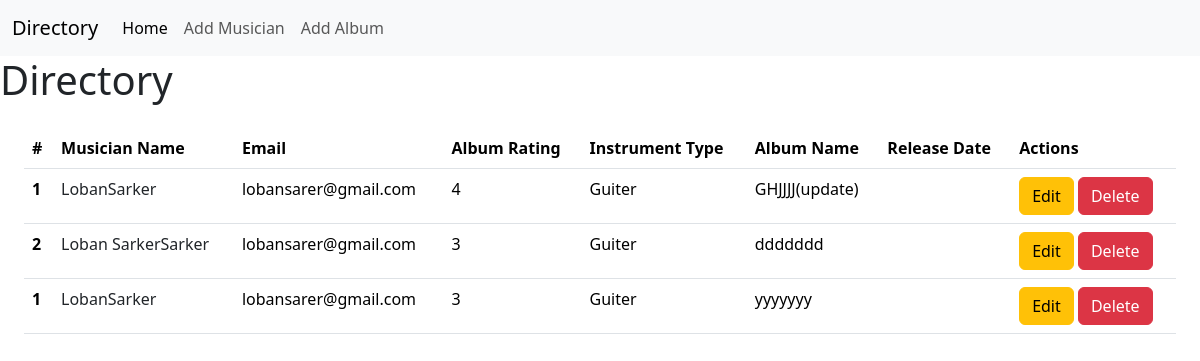
The app's page /, older data.
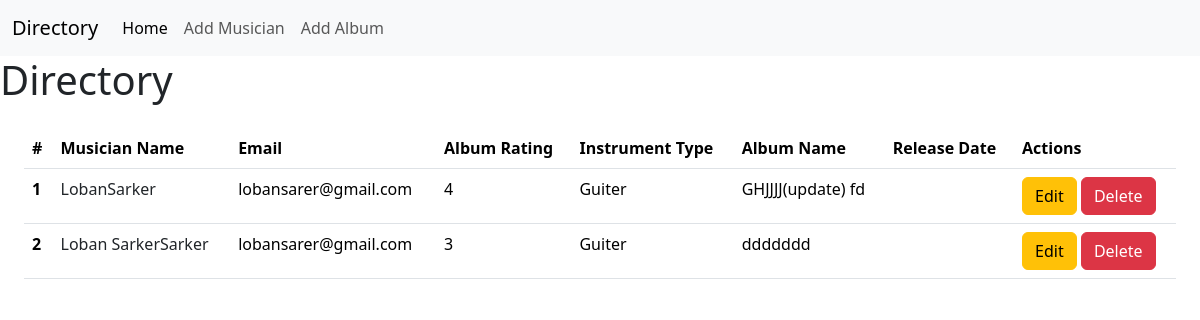
The same page, newer data.
### album/models.py (models this page shows)
class Album (models.Model):
    album_name = models.CharField(max_length=30)
    musician = models.ForeignKey(Musician,on_delete=models.CASCADE)
    release=models.DateField(auto_now_add=True)
    rating =models.IntegerField()

### musician/models.py (models this page shows, shortened)
class Musician(models.Model):
    first_name = models.CharField(max_length=20)
    last_name = models.CharField(max_length=20)
    email=models.EmailField()
    phone=models.CharField(max_length=12)
    instrument_type = models.CharField(max_length=50)

### musiciansDirectory/views.py (the view)
# urls.py: path('',AlbumView.as_view(),name='homepage' ),
class AlbumView(ListView):
    model = Album
    template_name='home.html'

### templates/home.html
{% extends 'base.html' %}
{% block content %}
<h1>Directory</h1>
<div class="d-flex flex-wrap m-4">
<table class="table">
  <thead>
    <tr>
      <th scope="col">#</th>
      <th scope="col">Musician Name</th>
      <th scope="col">Email</th>
      <th scope="col">Album Rating</th>
      <th scope="col">Instrument Type</th>
      <th scope="col">Album Name</th>
      <th scope="col">Release Date</th>
      <th scope="col">Actions</th>
    </tr>
  </thead>
  <tbody>
    {% for album in object_list %}
    <tr>
      <th scope="row">{{album.musician.id}}</th>
      <td><a href="{% url 'edit_musician' album.id %}" class="text-decoration-none text-dark">{{album.musician.first_name}}{{album.musician.last_name}}</a></td>
      <td>{{album.musician.email}}</td>
      <td>{{album.rating}}</td>
      <td>{{album.musician.instrument_type}}</td>
      <td>{{album.album_name}}</td>
      <td>{{album.release_date}}</td>
      <td><a href="{% url 'edit_album' album.id %}" class="btn btn-warning">Edit</a>
        <a href="{% url 'delete_album' album.id %}" class="btn btn-danger">Delete</a>
      </td>
    </tr>
  {% endfor %}
  </tbody>
</table>
</div>
{% endblock %}

Row changes from the older to the newer data that the page shows:
removed Album: musician.id "1", musician.first_name "Loban", musician.last_name "Sarker", musician.email "lobansarer@gmail.com", rating "3", musician.instrument_type "Guiter", album_name "yyyyyyy"
changed Album "Loban": album_name "GHJJJJ(update)" → "GHJJJJ(update) fd"
